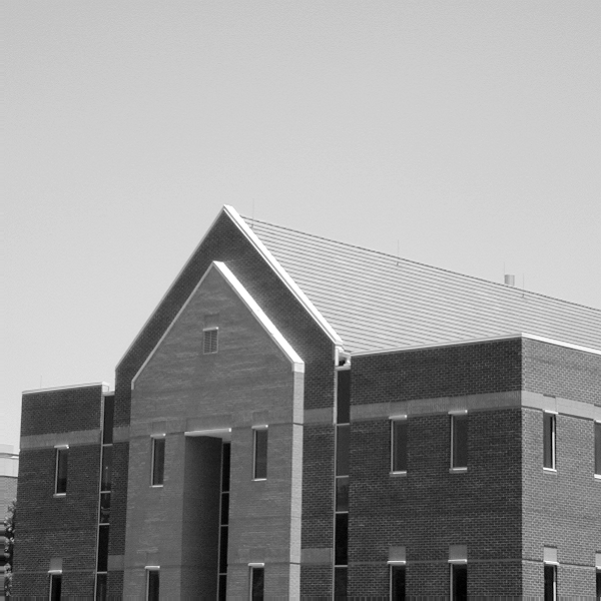
%> input picture 06 practice-myself/digital image processing/CH10 image segmentation/image/g3.tif, 601 x 601 px
$ octave hough042.m   (GNU Octave 9; MATLAB toolbox functions it lacks are replaced by stand-ins)
%> lines starting %> are read from the running program, lines starting %| are printed output that depends on the picture; in (x1, y1, x2, y2) boxes, pixels count from 0 and x2, y2 are one past the last pixel; in counts of white or black regions, pixels touching at a corner belong together; the program's own positions count from 1
close all; clear all; clc;
%Hough变换峰值一般位于多个Hough变换单元中 方法就是找到包含最大值的Hough变换单元并记下它的位置 把第一步找到的最大值
%点的领域中的Hough变换单元设为零 重复该步骤 直到找到需要峰值为止 达到一个指定的阀值为止
% Read image into workspace
I =imread('./image/g3.tif');
%> I is the input picture: size 601x601 uint8; min 0, max 255, mean 152.8
figure;
subplot(221), imshow(I);
title('Subplot 1: 原图')

% Create binary image
BW = edge(I);
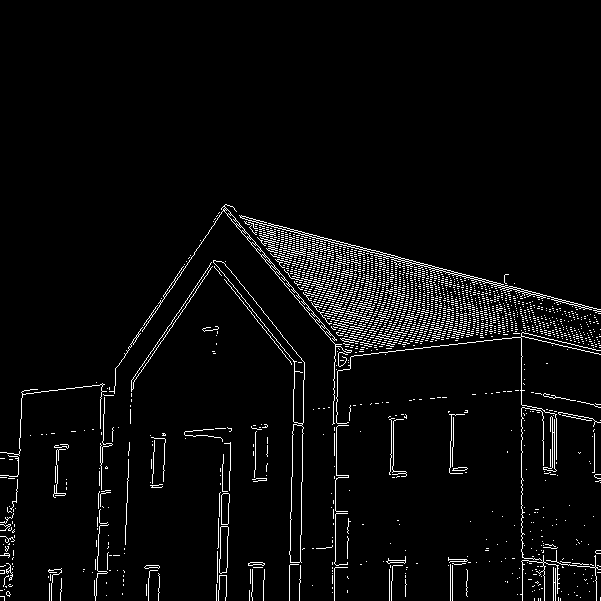
%> BW: size 601x601 logical; 4% white in thin lines or dots, all inside (x1, y1, x2, y2) = (0, 204, 601, 601)
subplot(222), imshow(BW);
title('Subplot 2: 边缘变换图')

% Create hough transform of image
[H, theta, rho] = hough(BW);
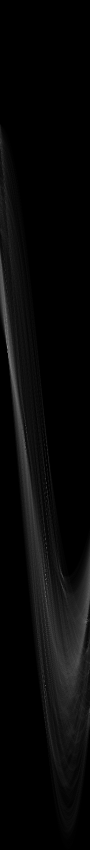
%> H: size 1699x180 double (shown at 1/2 size); min 0, max 218, mean 8.4
%> theta = 180 values from -90 to 89; rho = 1699 values from -849 to 849
subplot(223), imshow(H, [], 'InitialMagnification', 'fit');
title('Subplot 3: 霍夫变换矩阵')
%会创造新图像
subplot(224), imshow(H, [], 'InitialMagnification', 'fit');
title('Subplot 3: 有坐标轴霍夫变换矩阵')
axis on;%打开所有的坐标轴标签、刻度、背景
axis normal;%将当前的坐标轴框恢复为全尺寸，并将单位刻度的所有限制取消
xlabel('\theta'); % 加上\后x坐标轴显示θ，否则显示theta
ylabel('\rho');

% Find peaks in the hough transform of the image and plot them
P = houghpeaks(H, 3);
%> P = [1194 92; 640 14; 1160 92]
figure, imshow(H, [], 'XData', theta, 'YData', rho, 'InitialMagnification', 'fit');
xlabel('\theta'), ylabel('\rho');
axis on, axis normal, hold on;
plot(theta(P(:, 2)), rho(P(:, 1)), 's', 'color', 'red');
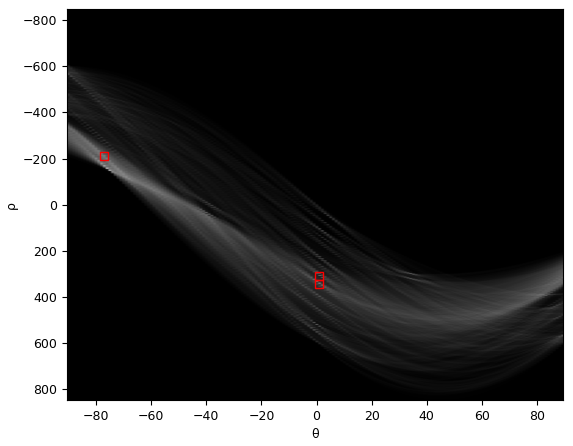
%> figure redrawn from the program's plot data

$ run again, with 06 practice-myself/digital image processing/CH10 image segmentation/image/g1.tif copied over 06 practice-myself/digital image processing/CH10 image segmentation/image/g3.tif
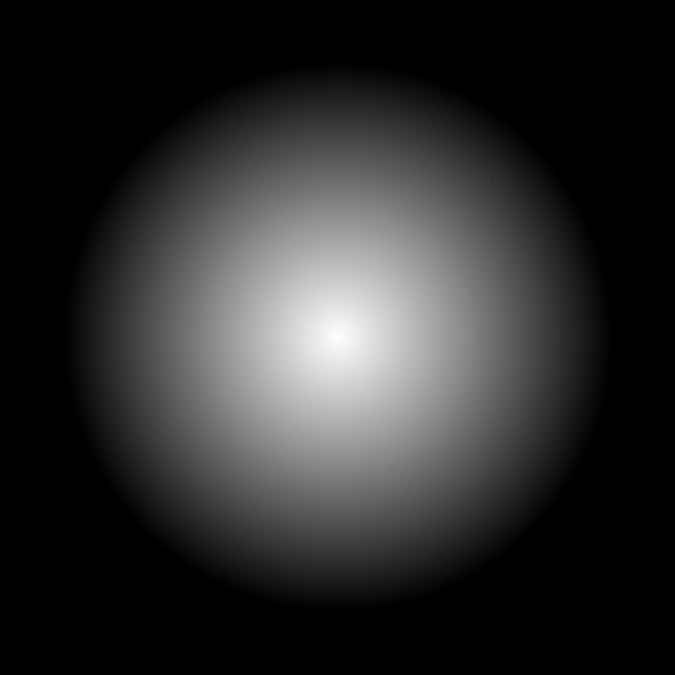
%> input picture 06 practice-myself/digital image processing/CH10 image segmentation/image/g1.tif, 675 x 675 px
%> I is the input picture: size 675x675 uint8; min 0, max 255, mean 43.9
%> `BW = edge(I);`:
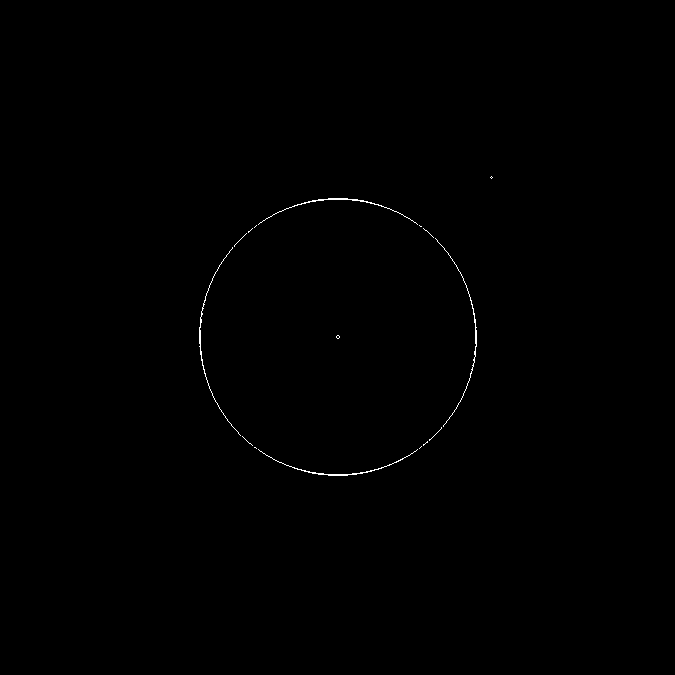
%> BW: size 675x675 logical; 0.21% white in thin lines or dots, all inside (x1, y1, x2, y2) = (199, 176, 493, 476)
%> theta = 180 values from -90 to 89; rho = 1909 values from -954 to 954
%> P = [1160 180; 1161 92; 481 1]
%> `plot(theta(P(:, 2)), rho(P(:, 1)), 's', 'color', 'red');`:
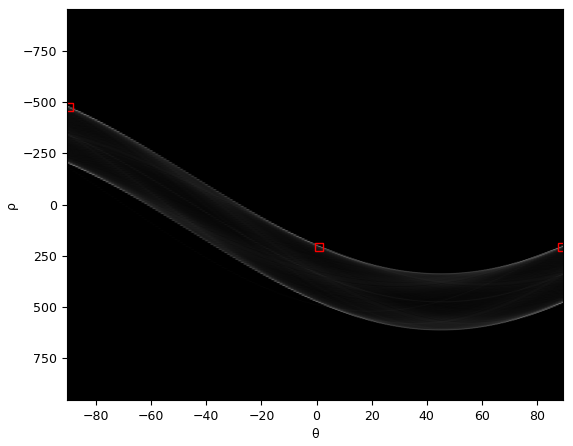
%> figure redrawn from the program's plot data

$ run again, with 06 practice-myself/digital image processing/CH10 image segmentation/image/g4.tif copied over 06 practice-myself/digital image processing/CH10 image segmentation/image/g3.tif
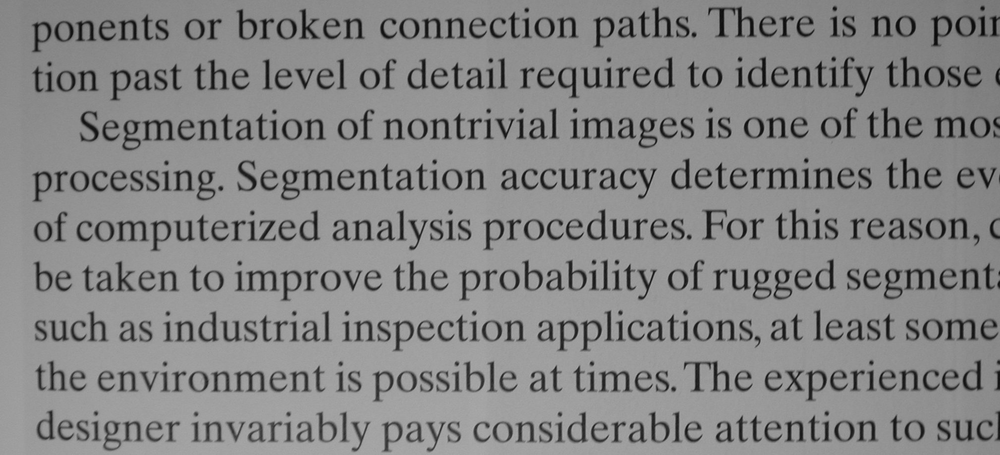
%> input picture 06 practice-myself/digital image processing/CH10 image segmentation/image/g4.tif, 1000 x 455 px, shrunk from 2018 x 918 before the run
%> I is the input picture: size 455x1000 uint8; min 7, max 174, mean 133.2
%> `BW = edge(I);`:
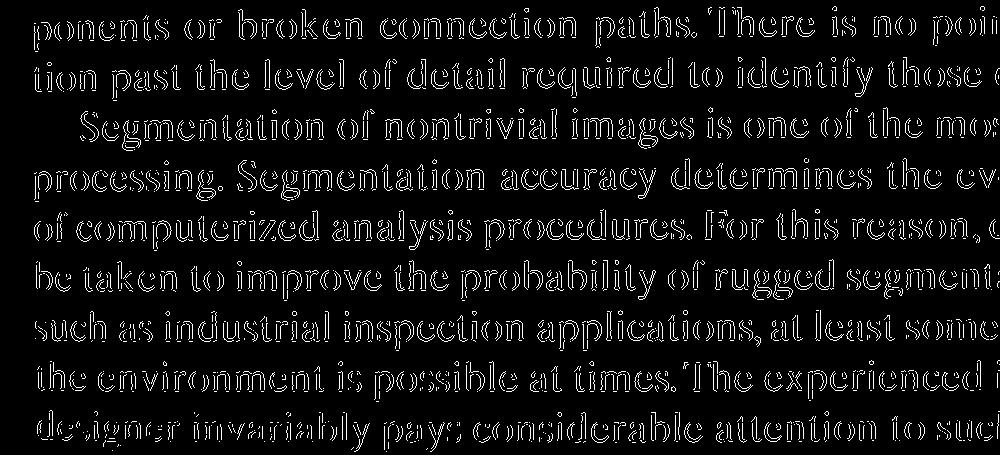
%> BW: size 455x1000 logical; 6.7% white in thin lines or dots
%> theta = 180 values from -90 to 89; rho = 2197 values from -1098 to 1098
%> P = [911 1; 812 1; 762 1]
%> `plot(theta(P(:, 2)), rho(P(:, 1)), 's', 'color', 'red');`:
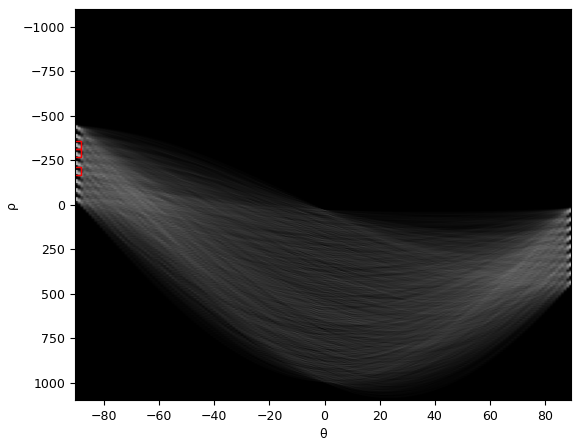
%> figure redrawn from the program's plot data
